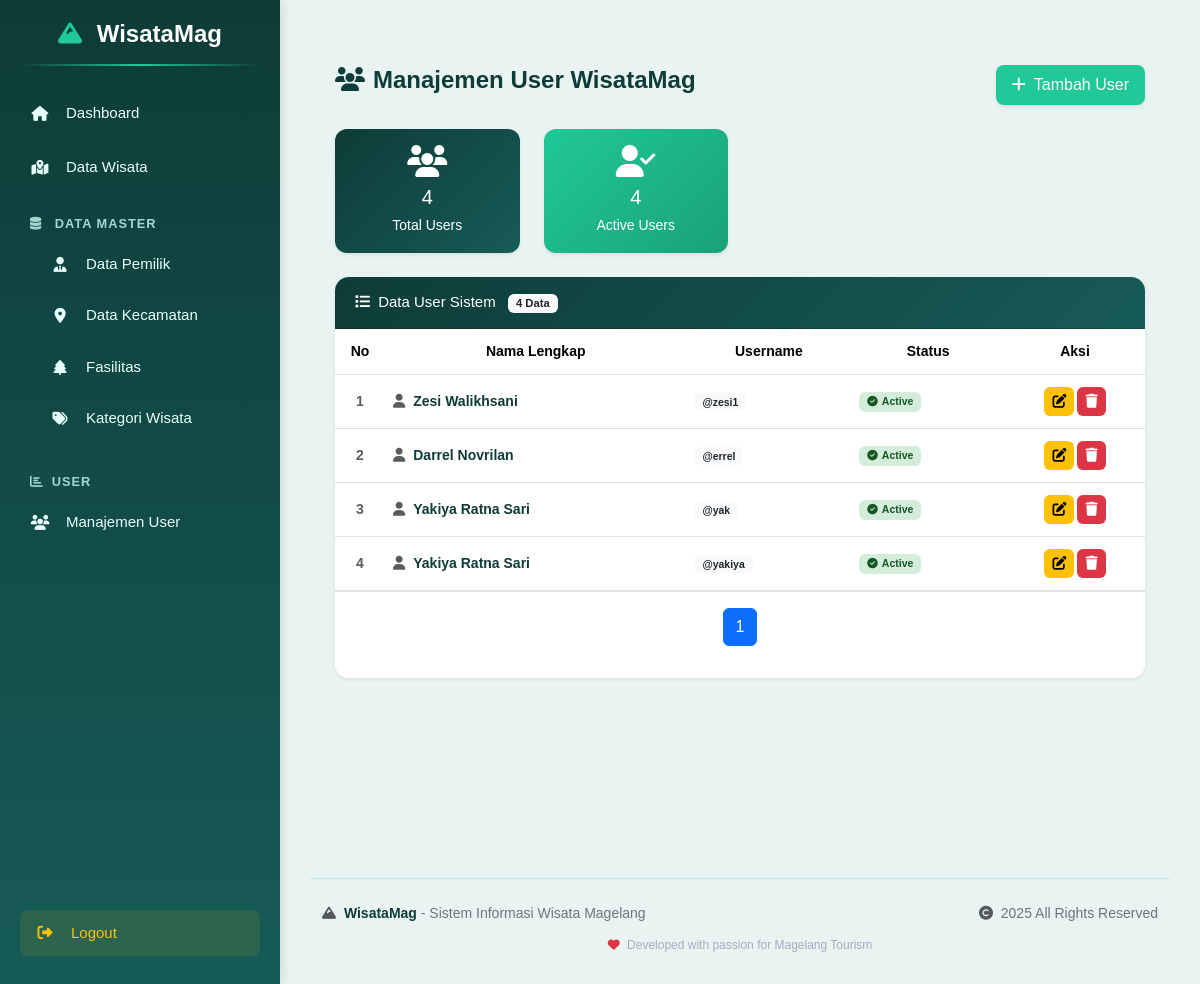
Screenshot of /index.php/usermanagement with the database file from the repository.
### tables this page shows
CREATE TABLE `user` (
  `id_user` int NOT NULL,
  `nama` varchar(100) NOT NULL,
  `username` varchar(50) NOT NULL,
  `password` varchar(255) NOT NULL,
  `created_at` timestamp NULL DEFAULT CURRENT_TIMESTAMP,
  `updated_at` timestamp NULL DEFAULT NULL ON UPDATE CURRENT_TIMESTAMP
);

### index.php (called while the page is built, shortened)
<?php
require_once BASEPATH.'core/CodeIgniter.php';

### application/models/User_model.php (called while the page is built, shortened)
<?php
class User_model extends CI_Model {
    public function get_paginated($limit, $offset)
    {
    $this->db->select('*');
    $this->db->from('user');
    $this->db->order_by('id_user', 'DESC');
    $this->db->limit($limit, $offset);
    return $this->db->get()->result();
    }
}

### application/views/user/index.php (the view, shortened to what this page needs)
<div class="content-wrapper" style="background:#e9f3f2; min-height:100vh; padding:35px 25px;">
  <div class="d-flex justify-content-between align-items-center mb-4 flex-wrap">
    <h4 style="font-weight:600; color:#0e3c38; margin-bottom:10px;">
      <i class="fas fa-users me-2"></i>Manajemen User WisataMag
    </h4>
    <a href="<?= site_url('usermanagement/add') ?>"
       class="btn shadow-sm"
       style="background:#20c997; color:#fff; border:none; border-radius:8px; padding:8px 16px; font-weight:500; transition:0.3s;">
      <i class="fas fa-plus me-1"></i> Tambah User
    </a>
  </div>
  <div class="row mb-4">
    <div class="col-md-3">
      <div class="card border-0 shadow-sm" style="border-radius:12px; background:linear-gradient(135deg, #0e3c38 0%, #165b57 100%);">
        <div class="card-body text-center text-white p-3">
          <i class="fas fa-users fa-2x mb-2"></i>
          <h5 class="mb-1"><?= isset($total_users) ? $total_users : 0 ?></h5>
          <small>Total Users</small>
        </div>
      </div>
    </div>
    <div class="col-md-3">
      <div class="card border-0 shadow-sm" style="border-radius:12px; background:linear-gradient(135deg, #20c997 0%, #1aa179 100%);">
        <div class="card-body text-center text-white p-3">
          <i class="fas fa-user-check fa-2x mb-2"></i>
          <h5 class="mb-1"><?= isset($total_active_users) ? $total_active_users : 0 ?></h5>
          <small>Active Users</small>
        </div>
      </div>
    </div>
  </div>
  <div class="card border-0 shadow-sm" style="border-radius:14px; overflow:hidden;">
    <div class="card-header text-white"
         style="background:linear-gradient(135deg, #0e3c38 0%, #165b57 100%); font-weight:500; padding:14px 20px; font-size:15px;">
      <i class="fas fa-list me-1"></i> Data User Sistem
      <span class="badge bg-light text-dark ms-2"><?= isset($total_users) ? $total_users : 0 ?> Data</span>
    </div>
    <div class="card-body p-0">
      <div class="table-responsive">
        <table class="table align-middle mb-0" style="color:#0e3c38; font-size:14px;">
          <thead style="background:#165b57; color:#e8fffb; font-weight:500;">
            <tr class="text-center">
              <th style="width:50px; padding:12px 8px;">No</th>
              <th style="padding:12px 8px;">Nama Lengkap</th>
              <th style="padding:12px 8px;">Username</th>
              <th style="padding:12px 8px;">Status</th>
              <th style="width:140px; padding:12px 8px;">Aksi</th>
            </tr>
          </thead>
          <tbody>
            <?php if(isset($users) && is_array($users) && !empty($users)): ?>
              <?php $no = $start + 1; foreach($users as $user): ?>
                <tr style="transition:0.25s;"
                    onmouseover="this.style.background='#f0f9f8'; this.style.transform='translateY(-1px)';"
                    onmouseout="this.style.background='transparent'; this.style.transform='translateY(0)';">
                  <td class="text-center text-muted fw-bold" style="padding:12px 8px;"><?= $no++ ?></td>
                  <td style="padding:12px 8px; font-weight:600; color:#0e3c38;">
                    <i class="fas fa-user me-2 text-muted"></i><?= html_escape($user->nama) ?>
                  </td>
                  <td style="padding:12px 8px;">
                    <span class="badge bg-light text-dark">@<?= html_escape($user->username) ?></span>
                  </td>
                  <td style="padding:12px 8px;">
                    <span class="badge" style="background:#d4edda; color:#155724;">
                      <i class="fas fa-check-circle me-1"></i>Active
                    </span>
                  </td>
                  <td class="text-center" style="padding:12px 8px;">
                    <div class="btn-group" role="group">
                      <a href="<?= site_url('usermanagement/edit/'.$user->id_user) ?>"
                         class="btn btn-sm"
                         style="background:#ffc107; color:#000; border-radius:6px; margin-right:4px;"
                         data-bs-toggle="tooltip" title="Edit User">
                        <i class="fas fa-edit"></i>
                      </a>
                      <a href="<?= site_url('user/delete/'.$user->id_user) ?>"
                         class="btn btn-sm"
                         style="background:#dc3545; color:white; border-radius:6px;"
                         data-bs-toggle="tooltip" title="Hapus User"
                         onclick="return confirm('Yakin ingin menghapus user <?= html_escape($user->nama) ?>?')">
                        <i class="fas fa-trash"></i>
                      </a>
                    </div>
                  </td>
                </tr>
              <?php endforeach; ?>
            <?php endif; ?>
          </tbody>
        </table>
      </div>
    </div>
    <div class="card-footer bg-white text-center py-3" style="border-top:1px solid #dee2e6;">
      <?= $pagination ?>
    </div>
  </div>
</div>

### application/views/template/header.php (style rules this page uses)
body { margin: 0; font-family: "Poppins", sans-serif; background-color: #0f2424; color: #eaf7f3; overflow-x: hidden; }

### application/views/user/index.php (style rules this page uses)
.btn { transition: all 0.3s ease; border: none; }
.badge { font-size: 0.75em; padding: 4px 8px; border-radius: 6px; }
.card { transition: transform 0.3s ease; }

### rows the page displays
user: nama "Zesi Walikhsani", username "zesi1"
user: nama "Darrel Novrilan", username "errel"
user: nama "Yakiya Ratna Sari", username "yak"
user: nama "Yakiya Ratna Sari", username "yakiya"

### other values shown
$total_users "4"
$total_active_users "4"
